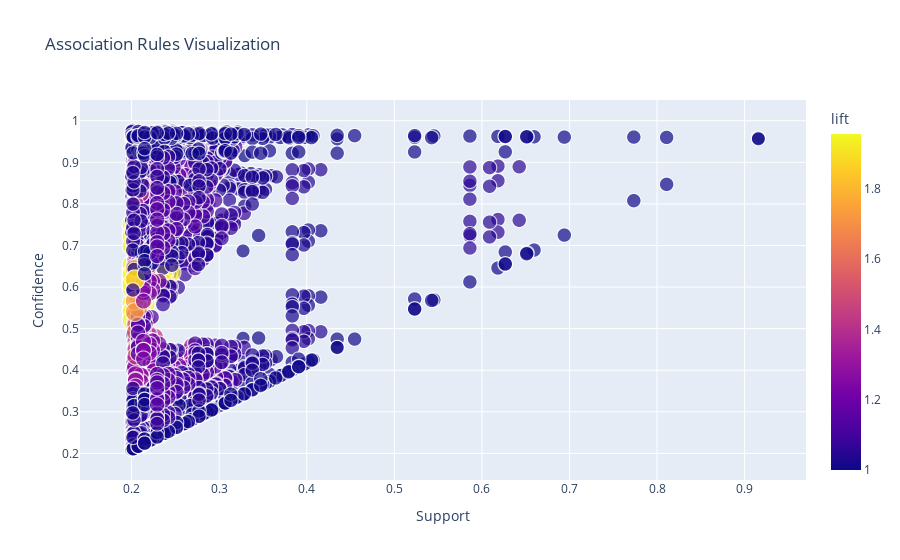

Notebook code cell kept with this figure:
### Code cell
import plotly.express as px
# Convert frozensets to strings for JSON serialization
rules['antecedents'] = rules['antecedents'].apply(lambda x: ', '.join(list(x)))
rules['consequents'] = rules['consequents'].apply(lambda x: ', '.join(list(x)))

# Create an interactive scatter plot using Plotly
fig = px.scatter(
    rules,
    x='support',
    y='confidence',
    size='lift',
    color='lift',
    hover_name='antecedents',
    hover_data=['consequents', 'support', 'confidence', 'lift'],
    title='Association Rules Visualization',
    labels={'support': 'Support', 'confidence': 'Confidence'},
)

# Show the plot
fig.show()

### Figure 1 — Plotly figure (JSON) as saved in the notebook; plotly's stock layout.template omitted (floating-point values rounded to 4 significant figures; data arrays with more than 128 entries replaced by an {"elided": "..."} marker saying what was removed)
{"data": [{"customdata": {"elided": "4210x2 mixed values"}, "hovertemplate": "<b>%{hovertext}</b><br><br>Support=%{x}<br>Confidence=%{y}<br>lift=%{marker.color}<br>consequents=%{customdata[0]}<extra></extra>", "hovertext": {"elided": "4210 str values"}, "legendgroup": "", "marker": {"color": {"elided": "4210 float values"}, "coloraxis": "coloraxis", "size": {"elided": "4210 float values"}, "sizemode": "area", "sizeref": 0.004889, "symbol": "circle"}, "mode": "markers", "name": "", "showlegend": false, "type": "scattergl", "x": {"elided": "4210 float values"}, "xaxis": "x", "y": {"elided": "4210 float values"}, "yaxis": "y"}], "layout": {"coloraxis": {"colorbar": {"title": {"text": "lift"}}, "colorscale": [[0, "#0d0887"], [0.1111, "#46039f"], [0.2222, "#7201a8"], [0.3333, "#9c179e"], [0.4444, "#bd3786"], [0.5556, "#d8576b"], [0.6667, "#ed7953"], [0.7778, "#fb9f3a"], [0.8889, "#fdca26"], [1, "#f0f921"]]}, "legend": {"itemsizing": "constant", "tracegroupgap": 0}, "title": {"text": "Association Rules Visualization"}, "xaxis": {"anchor": "y", "domain": [0, 1], "title": {"text": "Support"}}, "yaxis": {"anchor": "x", "domain": [0, 1], "title": {"text": "Confidence"}}}}
